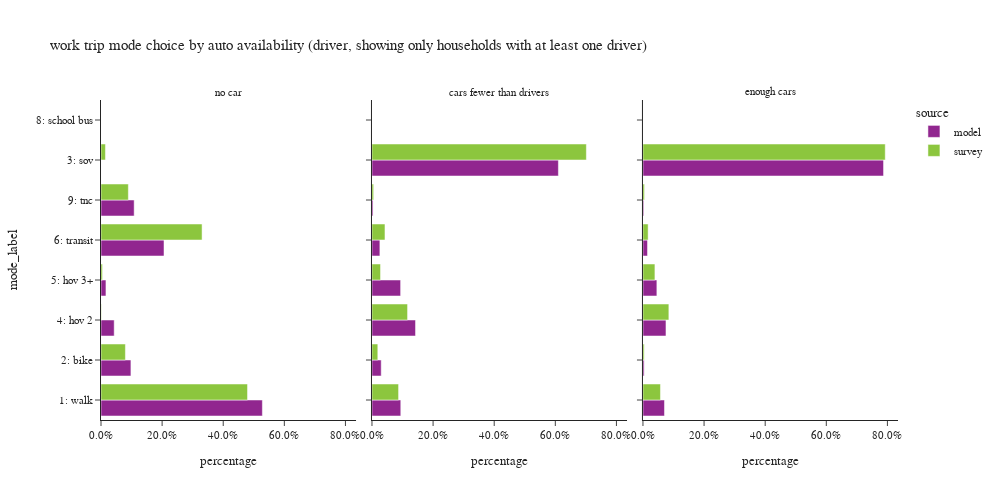

The notebook cell this image was saved under:
### Code cell
plot_mode_choice(wk_trip.loc[wk_trip['auto_available_driver']!="no dirver"],"auto_available_driver",
                 {"auto_available_driver":["no car", "cars fewer than drivers","enough cars"],
                  "tmodetp_label":["1: walk","2: bike","3: sov","4: hov 2","5: hov 3+","6: transit",
                                   "8: school bus","9: other–survey only"]},
                 "auto availability (driver, showing only households with at least one driver)",3,500,1000)

### Figure 1 — Plotly figure (JSON) as saved in the notebook; plotly's stock layout.template omitted (floating-point values rounded to 4 significant figures)
{"data": [{"alignmentgroup": "True", "customdata": [[28870], [5351], [2360], [885], [11271], [5932]], "hovertemplate": "source=model<br>auto_available_driver=no car<br>percentage=%{x}<br>mode_label=%{y}<br>sample count=%{customdata[0]}<extra></extra>", "legendgroup": "model", "marker": {"color": "#91268F", "pattern": {"shape": ""}}, "name": "model", "offsetgroup": "model", "orientation": "h", "showlegend": true, "textposition": "auto", "type": "bar", "x": [0.5281, 0.09788, 0.04317, 0.01619, 0.2062, 0.1085], "xaxis": "x", "y": ["1: walk", "2: bike", "4: hov 2", "5: hov 3+", "6: transit", "9: tnc"], "yaxis": "y"}, {"alignmentgroup": "True", "customdata": [[106], [35], [7], [2], [2], [94], [7]], "hovertemplate": "source=survey<br>auto_available_driver=no car<br>percentage=%{x}<br>mode_label=%{y}<br>sample count=%{customdata[0]}<extra></extra>", "legendgroup": "survey", "marker": {"color": "#8CC63E", "pattern": {"shape": ""}}, "name": "survey", "offsetgroup": "survey", "orientation": "h", "showlegend": true, "textposition": "auto", "type": "bar", "x": [0.4795, 0.07986, 0.01454, 0.001073, 0.004781, 0.3308, 0.0895], "xaxis": "x", "y": ["1: walk", "2: bike", "3: sov", "4: hov 2", "5: hov 3+", "6: transit", "9: tnc"], "yaxis": "y"}, {"alignmentgroup": "True", "customdata": [[59449], [19064], [384816], [89890], [59103], [16313], [40], [2172]], "hovertemplate": "source=model<br>auto_available_driver=cars fewer than drivers<br>percentage=%{x}<br>mode_label=%{y}<br>sample count=%{customdata[0]}<extra></extra>", "legendgroup": "model", "marker": {"color": "#91268F", "pattern": {"shape": ""}}, "name": "model", "offsetgroup": "model", "orientation": "h", "showlegend": false, "textposition": "auto", "type": "bar", "x": [0.09424, 0.03022, 0.61, 0.1425, 0.09369, 0.02586, 6.341e-05, 0.003443], "xaxis": "x2", "y": ["1: walk", "2: bike", "3: sov", "4: hov 2", "5: hov 3+", "6: transit", "8: school bus", "9: tnc"], "yaxis": "y2"}, {"alignmentgroup": "True", "customdata": [[97], [56], [345], [61], [18], [81], [3]], "hovertemplate": "source=survey<br>auto_available_driver=cars fewer than drivers<br>percentage=%{x}<br>mode_label=%{y}<br>sample count=%{customdata[0]}<extra></extra>", "legendgroup": "survey", "marker": {"color": "#8CC63E", "pattern": {"shape": ""}}, "name": "survey", "offsetgroup": "survey", "orientation": "h", "showlegend": false, "textposition": "auto", "type": "bar", "x": [0.08701, 0.01907, 0.7016, 0.1165, 0.028, 0.0425, 0.005384], "xaxis": "x2", "y": ["1: walk", "2: bike", "3: sov", "4: hov 2", "5: hov 3+", "6: transit", "9: tnc"], "yaxis": "y2"}, {"alignmentgroup": "True", "customdata": [[103404], [5689], [1156403], [110612], [66866], [21877], [1], [3898]], "hovertemplate": "source=model<br>auto_available_driver=enough cars<br>percentage=%{x}<br>mode_label=%{y}<br>sample count=%{customdata[0]}<extra></extra>", "legendgroup": "model", "marker": {"color": "#91268F", "pattern": {"shape": ""}}, "name": "model", "offsetgroup": "model", "orientation": "h", "showlegend": false, "textposition": "auto", "type": "bar", "x": [0.0704, 0.003873, 0.7873, 0.07531, 0.04553, 0.01489, 6.809e-07, 0.002654], "xaxis": "x3", "y": ["1: walk", "2: bike", "3: sov", "4: hov 2", "5: hov 3+", "6: transit", "8: school bus", "9: tnc"], "yaxis": "y3"}, {"alignmentgroup": "True", "customdata": [[146], [32], [1245], [73], [40], [73], [4]], "hovertemplate": "source=survey<br>auto_available_driver=enough cars<br>percentage=%{x}<br>mode_label=%{y}<br>sample count=%{customdata[0]}<extra></extra>", "legendgroup": "survey", "marker": {"color": "#8CC63E", "pattern": {"shape": ""}}, "name": "survey", "offsetgroup": "survey", "orientation": "h", "showlegend": false, "textposition": "auto", "type": "bar", "x": [0.05727, 0.004029, 0.7929, 0.08476, 0.03913, 0.01693, 0.004974], "xaxis": "x3", "y": ["1: walk", "2: bike", "3: sov", "4: hov 2", "5: hov 3+", "6: transit", "9: tnc"], "yaxis": "y3"}], "layout": {"annotations": [{"font": {}, "showarrow": false, "text": "no car", "x": 0.16, "xanchor": "center", "xref": "paper", "y": 1.0, "yanchor": "bottom", "yref": "paper"}, {"font": {}, "showarrow": false, "text": "cars fewer than drivers", "x": 0.5, "xanchor": "center", "xref": "paper", "y": 1.0, "yanchor": "bottom", "yref": "paper"}, {"font": {}, "showarrow": false, "text": "enough cars", "x": 0.84, "xanchor": "center", "xref": "paper", "y": 1.0, "yanchor": "bottom", "yref": "paper"}], "barmode": "group", "height": 500, "legend": {"title": {"text": "source"}, "tracegroupgap": 0}, "title": {"text": "work trip mode choice by auto availability (driver, showing only households with at least one driver)"}, "width": 1000, "xaxis": {"anchor": "y", "domain": [0.0, 0.32], "tickformat": ".1%", "title": {"text": "percentage"}}, "xaxis2": {"anchor": "y2", "domain": [0.34, 0.66], "matches": "x", "tickformat": ".1%", "title": {"text": "percentage"}}, "xaxis3": {"anchor": "y3", "domain": [0.68, 1.0], "matches": "x", "tickformat": ".1%", "title": {"text": "percentage"}}, "yaxis": {"anchor": "x", "domain": [0.0, 1.0], "title": {"text": "mode_label"}}, "yaxis2": {"anchor": "x2", "domain": [0.0, 1.0], "matches": "y", "showticklabels": false}, "yaxis3": {"anchor": "x3", "domain": [0.0, 1.0], "matches": "y", "showticklabels": false}}}
